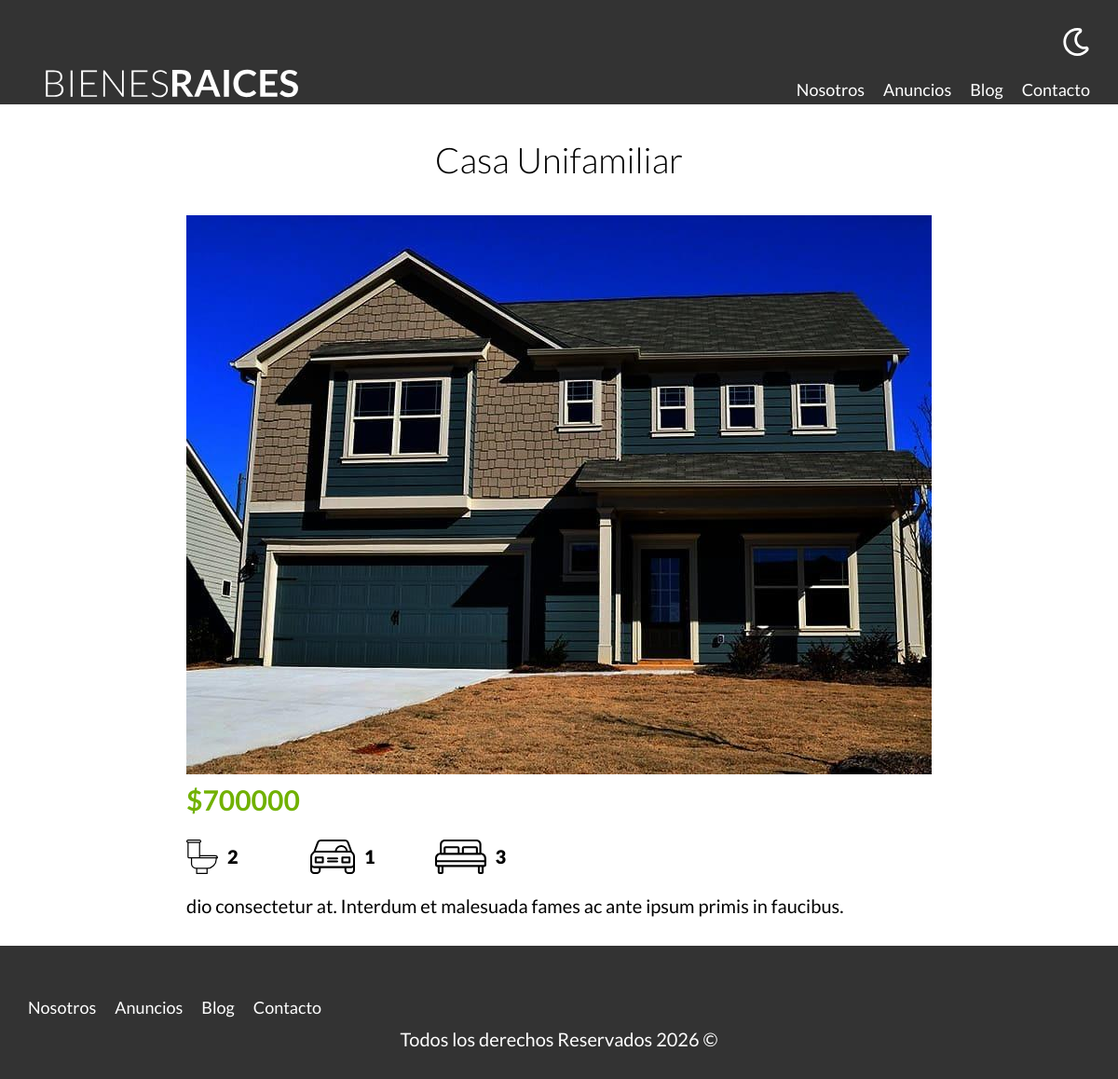
The app's page /propiedad?id=70 with its own data.
### tables this page shows
CREATE TABLE `propiedades` (
    `id` int(11) NOT NULL AUTO_INCREMENT,
    `titulo` varchar(60) DEFAULT NULL,
    `precio` decimal(10, 2) DEFAULT NULL,
    `imagen` varchar(200) DEFAULT NULL,
    `descripcion` longtext,
    `habitaciones` int(11) DEFAULT NULL,
    `wc` int(11) DEFAULT NULL,
    `estacionamiento` int(11) DEFAULT NULL,
    `vendedorId` int(11) DEFAULT NULL,
    `creado` date DEFAULT NULL,
    PRIMARY KEY (`id`),
    KEY `vendedorId_idx` (`vendedorId`),
    CONSTRAINT `vendedorId` FOREIGN KEY (`vendedorId`) REFERENCES `vendedores` (`id`)
);

### app/Controllers/PaginasController.php (called while the page is built, shortened)
<?php
class PaginasController
{
    public static function propiedad(Router $router)
    {
        $id = validarORedireccionar('/propiedades');
        $propiedad = Propiedad::find($id);
        $router->render('paginas/propiedad', [
            'propiedad' => $propiedad
        ]);
    }
}

### public/index.php (called while the page is built, shortened)
<?php
$router = new Router();
$router->get('/admin', [PropiedadController::class, 'index']);
$router->get('/propiedades/crear', [PropiedadController::class, 'crear']);
$router->post('/propiedades/crear', [PropiedadController::class, 'crear']);
$router->get('/propiedades/actualizar', [PropiedadController::class, 'actualizar']);
$router->post('/propiedades/actualizar', [PropiedadController::class, 'actualizar']);
$router->post('/propiedades/eliminar', [PropiedadController::class, 'eliminar']);
$router->get('/vendedores/crear', [VendedorController::class, 'crear']);
$router->post('/vendedores/crear', [VendedorController::class, 'crear']);
$router->get('/vendedores/actualizar', [VendedorController::class, 'actualizar']);
$router->post('/vendedores/actualizar', [VendedorController::class, 'actualizar']);
$router->post('/vendedores/eliminar', [VendedorController::class, 'eliminar']);
$router->get('/', [PaginasController::class, 'index']);
$router->get('/nosotros', [PaginasController::class, 'nosotros']);
$router->get('/propiedades', [PaginasController::class, 'propiedades']);
$router->get('/propiedad', [PaginasController::class, 'propiedad']);
$router->get('/blog', [PaginasController::class, 'blog']);
$router->get('/entrada-terraza', [PaginasController::class, 'entrada']);
$router->get('/entrada-exterior', [PaginasController::class, 'entrada']);
$router->get('/entrada-salon', [PaginasController::class, 'entrada']);
$router->get('/entrada-habitacion', [PaginasController::class, 'entrada']);
$router->get('/contacto', [PaginasController::class, 'contacto']);
$router->post('/contacto', [PaginasController::class, 'contacto']);
$router->get('/login', [LoginController::class, 'login']);
$router->get('/logout', [LoginController::class, 'logout']);
$router->post('/login', [LoginController::class, 'login']);
$router->comprobarRutas();

### includes/funciones.php (called while the page is built, shortened)
<?php
function validarORedireccionar(string $url)
{
    $id = $_GET['id'];
    $id = filter_var($id, FILTER_VALIDATE_INT);
    return $id;
}

### app/Models/ActiveRecord.php (called while the page is built, shortened)
<?php
class ActiveRecord
{
    protected static $db;
    protected static $tabla = '';
    public static function setDB($database)
    {
        self::$db = $database;
    }
    public static function find($id)
    {
        $query = "SELECT * FROM " . static::$tabla . " WHERE id = {$id}";
        $resultado = self::consultarSQL($query);
        return array_shift($resultado);
    }
    public static function consultarSQL($query)
    {
        $resultado = self::$db->query($query);
        $array = [];
        while ($registro = $resultado->fetch_assoc()) {
            $array[] = static::crearObjeto($registro);
        }
        return $array;
    }
    protected static function crearObjeto($registro)
    {
        $objeto = new static();
        foreach ($registro as $key => $value) {
            if (property_exists($objeto, $key)) {
                $objeto->$key = $value;
            }
        }
        return $objeto;
    }
}

### views/paginas/propiedad.php (the view)
<main class="contenedor seccion contenido-centrado">
    <h1><?php echo $propiedad->titulo; ?></h1>
    <img loading="lazy" src="/imagenes/<?php echo $propiedad->imagen; ?>" alt="imagen de la propiedad">
    <div class="resumen-propiedad">
        <p class="precio">$<?php echo $propiedad->precio; ?></p>
        <ul class="iconos-caracteristicas">
            <li>
                <img class="icono" loading="lazy" src="build/img/icono_wc.svg" alt="icono wc">
                <p><?php echo $propiedad->wc; ?></p>
            </li>
            <li>
                <img class="icono" loading="lazy" src="build/img/icono_estacionamiento.svg" alt="icono estacionamiento">
                <p><?php echo $propiedad->estacionamiento; ?></p>
            </li>
            <li>
                <img class="icono" loading="lazy" src="build/img/icono_dormitorio.svg" alt="icono habitaciones">
                <p><?php echo $propiedad->habitaciones; ?></p>
            </li>
        </ul>
        <p><?php echo $propiedad->descripcion; ?></p>
    </div>
</main>

### public/build/css/app.css (style rules this page uses)
*,:after,:before { box-sizing:border-box }
blockquote,body,dd,dl,figure,h1,h2,h3,h4,p { margin:0 }
html { height:100%;scroll-behavior:smooth }
body { line-height:1.5;min-height:100vh;text-rendering:optimizeSpeed;-webkit-font-smoothing:antialiased }
canvas,img,picture,svg,video { display:block;max-width:100% }
html { box-sizing:border-box;font-size:62.5% }
*,:after,:before { box-sizing:inherit }
body { font-family:Lato,sans-serif;font-size:1.6rem;line-height:1.8 }
p { font-size:2rem }
.contenedor { margin:0 auto;max-width:120rem;width:95% }
img,picture { display:block;width:100% }
h1,h2,h3 { font-family:Lato,sans-serif;font-weight:300;margin:2.5rem 0;text-align:center }
h1 { font-size:3.8rem }
.seccion { margin-bottom:2.5rem;margin-top:2.5rem }
.contenido-centrado { max-width:80rem }
.icono { text-align:center }
.precio { color:#71b100;font-size:3rem;font-weight:700 }
.iconos-caracteristicas { display:flex;list-style:none;max-width:40rem;padding:0 }
.iconos-caracteristicas li { display:flex;flex:1 }
.iconos-caracteristicas li img { flex:0 0 3rem;margin-right:1rem }
.iconos-caracteristicas li p { font-weight:900 }

### records on screen
propiedades: titulo "Casa Unifamiliar", imagen (picture), precio "700000", wc "2", estacionamiento "1", habitaciones "3", descripcion "dio consectetur at. Interdum et malesuada fames ac ante ipsum primis in faucibus."
